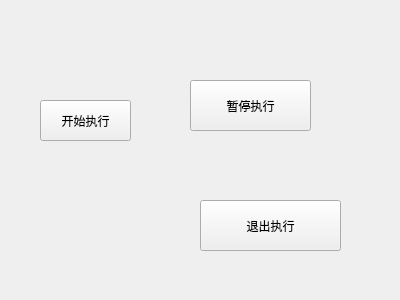
<?xml version="1.0" encoding="UTF-8"?>
<ui version="4.0">
 <class>Widget</class>
 <widget class="QWidget" name="Widget">
  <property name="geometry">
   <rect>
    <x>0</x>
    <y>0</y>
    <width>400</width>
    <height>300</height>
   </rect>
  </property>
  <property name="windowTitle">
   <string>Widget</string>
  </property>
  <widget class="QPushButton" name="pushButton">
   <property name="geometry">
    <rect>
     <x>40</x>
     <y>100</y>
     <width>91</width>
     <height>41</height>
    </rect>
   </property>
   <property name="text">
    <string>开始执行</string>
   </property>
  </widget>
  <widget class="QPushButton" name="pushButton_2">
   <property name="geometry">
    <rect>
     <x>200</x>
     <y>200</y>
     <width>141</width>
     <height>51</height>
    </rect>
   </property>
   <property name="text">
    <string>退出执行</string>
   </property>
  </widget>
  <widget class="QPushButton" name="pushButton_3">
   <property name="geometry">
    <rect>
     <x>190</x>
     <y>80</y>
     <width>121</width>
     <height>51</height>
    </rect>
   </property>
   <property name="text">
    <string>暂停执行</string>
   </property>
  </widget>
 </widget>
 <layoutdefault spacing="6" margin="11"/>
 <resources/>
 <connections/>
</ui>
